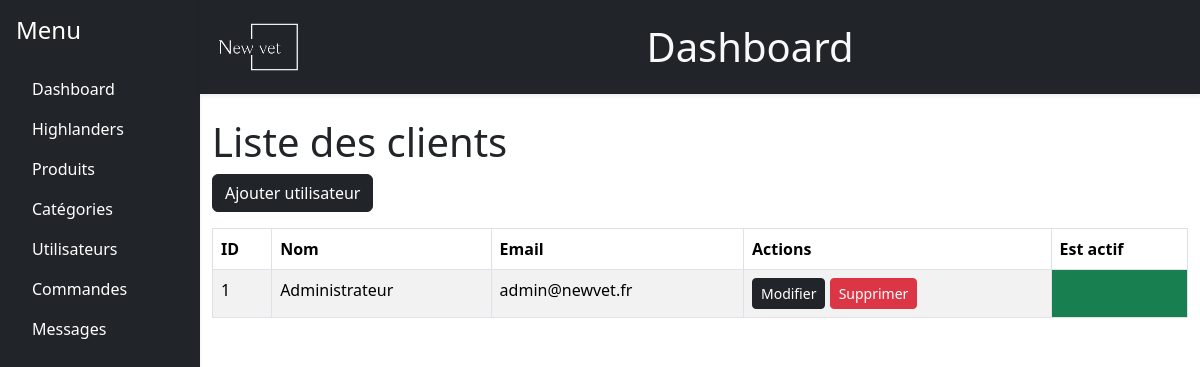
Page /backoffice/users.php (signed in) on the committed database.
### tables this page shows
CREATE TABLE `utilisateurs` (
  `id` int(11) NOT NULL,
  `nom` varchar(100) NOT NULL,
  `email` varchar(100) NOT NULL,
  `mot_de_passe` varchar(255) NOT NULL,
  `est_admin` tinyint(1) DEFAULT 0,
  `mail_verifie` tinyint(1) DEFAULT 0,
  `est_actif` tinyint(1) NOT NULL DEFAULT 1
);

### API/usersRequests.php (called while the page is built, shortened)
<?php
function GetUsers($pdo, $activeOnly = 1)
{
    $query = "SELECT * FROM utilisateurs WHERE est_actif >= :activeOnly";
    $statement = $pdo->prepare($query);
    $statement->bindParam(':activeOnly', $activeOnly, PDO::PARAM_INT);
    if (!@$statement->execute()) {
        $errorInfo = $statement->errorInfo();
        $errorMessage = json_encode($errorInfo[2]);
        echo "<script>console.error($errorMessage);</script>";
        return false;
    }
    return $statement->fetchAll(PDO::FETCH_ASSOC);
}
function GetCurrentUser($pdo, $activeOnly = 1)
{
    if (isset($_SESSION['user_id'])) {
        $id = $_SESSION['user_id'];
        $query = "SELECT * FROM utilisateurs WHERE id = :id AND est_actif >= :activeOnly LIMIT 1 ";
        $statement = $pdo->prepare($query);
        $statement->bindParam(':id', $id, PDO::PARAM_INT);
        $statement->bindParam(':activeOnly', $activeOnly, PDO::PARAM_INT);
        if (!@$statement->execute()) {
            $errorInfo = $statement->errorInfo();
            $errorMessage = json_encode($errorInfo[2]);
            echo "<script>console.error($errorMessage);</script>";
            return false;
        }
        return $statement->fetch(PDO::FETCH_ASSOC);
    }
    return false;
}

### backoffice/users.php (the view, shortened to what this page needs)
<?php
include_once "../config.php";
include_once "../API/usersRequests.php";
$user = GetCurrentUser($pdo);
$users = GetUsers($pdo,0);
?>
<!DOCTYPE html>
<html lang="fr">
<head>
    <link rel="stylesheet" href="https://cdn.jsdelivr.net/npm/bootstrap-icons@1.11.3/font/bootstrap-icons.min.css">
    <link href="https://cdn.jsdelivr.net/npm/bootstrap@5.3.3/dist/css/bootstrap.min.css" rel="stylesheet">
</head>
<body>
    <div class="container-fluid p-0">
        <div class="row g-0">
            <div class="col-md-2 p-0 bg-dark text-white">
                <?php include 'navbar.php'; ?>
            </div>
            <div class="col-md-10 p-0">
                <?php include 'header.php'; ?>
                <div class="container-fluid mt-4">
                    <h1>Liste des clients</h1>
                    <a class="btn btn-dark mb-3" href="adduser.php">Ajouter utilisateur</a>
                    <div class="table-responsive">
                        <table class="table table-striped table-bordered">
                            <thead class="bg-dark text-light">
                                <tr>
                                    <th>ID</th>
                                    <th>Nom</th>
                                    <th>Email</th>
                                    <th>Actions</th>
                                    <th>Est actif</th>
                                </tr>
                            </thead>
                            <tbody>
                                <?php foreach($users as $row): ?>
                                <tr>
                                    <td><?php echo $row['id']; ?></td>
                                    <td><?php echo $row['nom']; ?></td>
                                    <td><?php echo $row['email']; ?></td>
                                    <td>
                                        <a class="btn btn-dark btn-sm" href="user.php?id=<?php echo $row['id']; ?>">Modifier</a>
                                        <a class="btn btn-danger btn-sm" href="users.php?action=delete&id=<?php echo $row['id']; ?>" onclick="return confirm('Êtes-vous sûr de vouloir supprimer cet utilisateur ?');">Supprimer</a>
                                    </td>
                                    <td class="bg-<?php echo $row['est_actif'] == 1 ? 'success' : 'danger'; ?>"></td>
                                </tr>
                                <?php endforeach; ?>
                            </tbody>
                        </table>
                    </div>
                </div>
            </div>
        </div>
    </div>
</body>
</html>

### rows in the picture
utilisateurs: id "1", nom "Administrateur", email "admin@newvet.fr", est_actif 1 (drawn)
